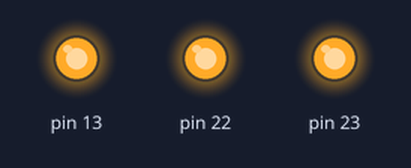
A sketch run on a simulated Arduino Uno, built with avr-gcc and run on an emulated ATmega328P. Shown: output pins drawn as LEDs (lit = HIGH).

Above: at 0.05 s.
At 2.75 s:
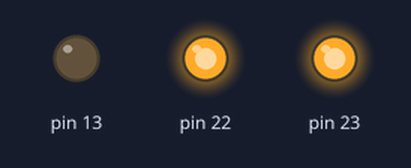
Timing chart, 0 to 3.0 s (numbered marks = the images above):
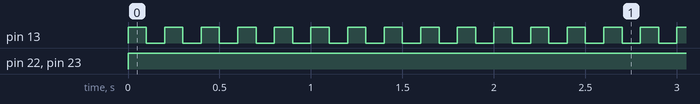

Measured:
- by itself, pin 13: alternates HIGH for 0.10 s and LOW for 0.10 s
- by itself, pin 22, pin 23: LOW → HIGH at 0.00 s

The sketch:

RyanAwad-LED.ino
```cpp
void setup() {
  DDRB=B11100000; // set digital pin 13 to the OUTPUT state
}

void loop() {
  PORTB=B11100000; // set digital pin 13 to HIGH
  delay(100);
  PORTB=B11000000; // set digital pin 13 to LOW
  delay(100);
}
```
